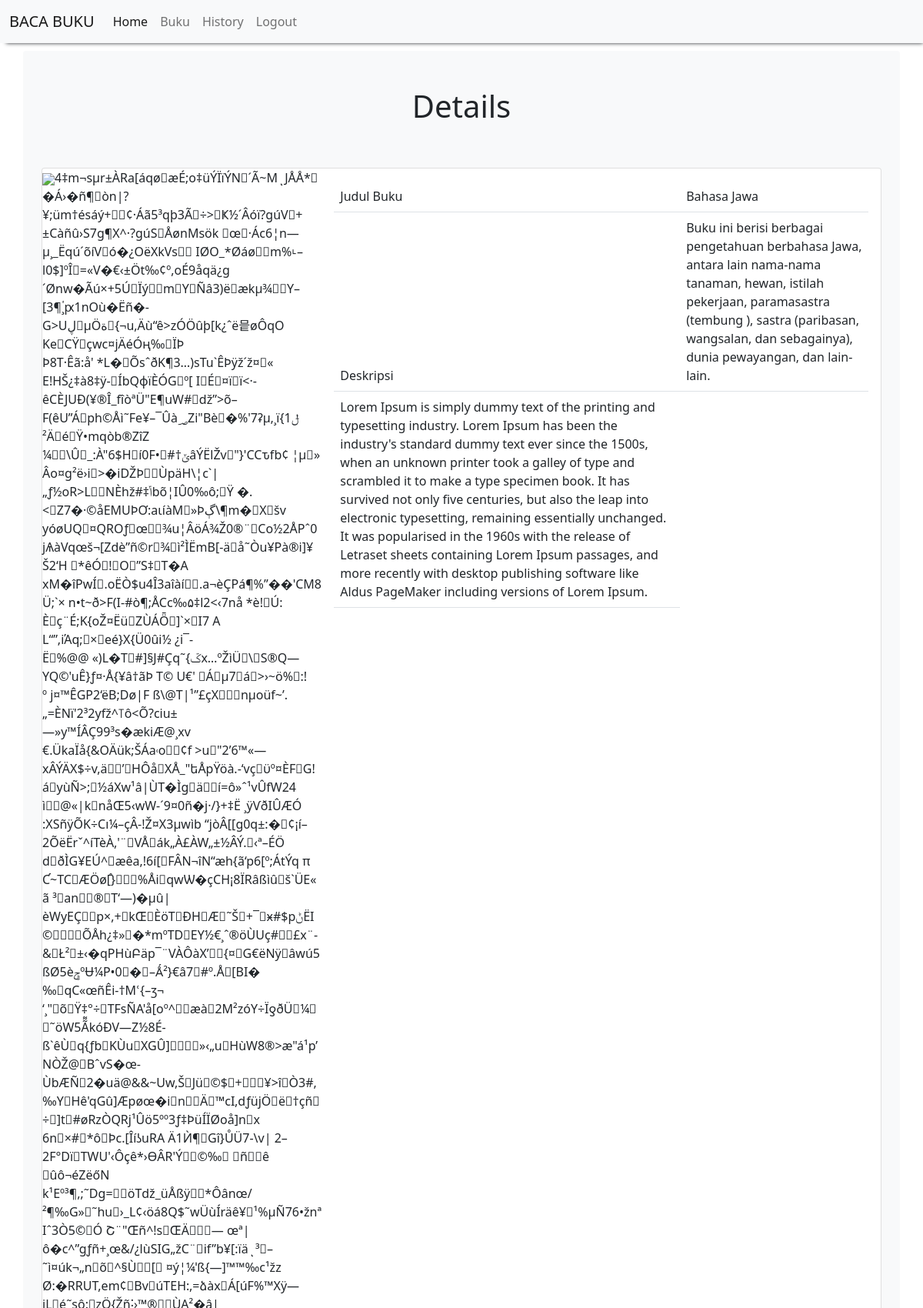
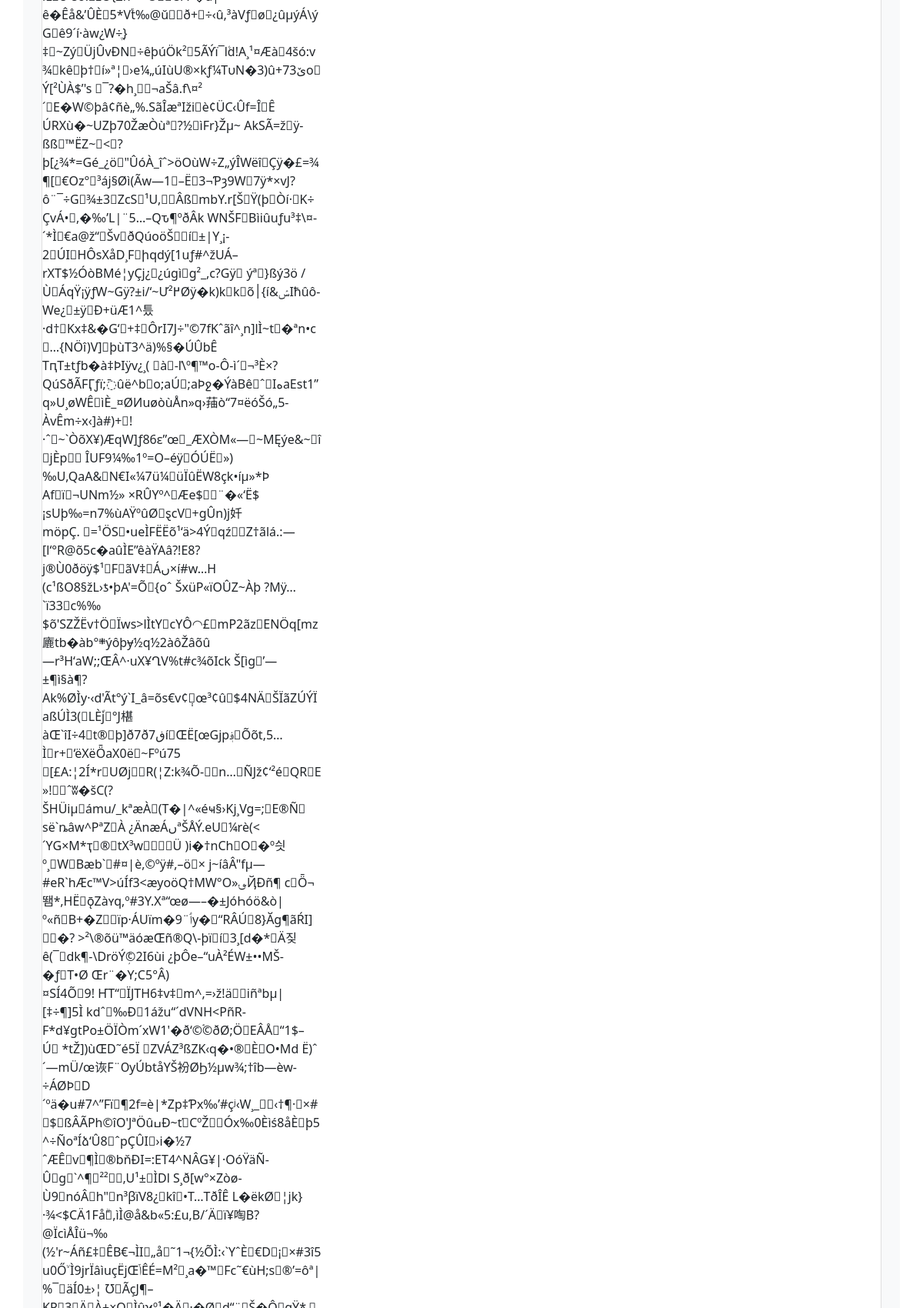
/baca.php?id_buku=4 (signed in, upper part), run on the app's committed database (2 pictures, top to bottom).
### tables this page shows
CREATE TABLE `buku` (
  `id_buku` int(11) NOT NULL,
  `judul_buku` varchar(225) NOT NULL,
  `deskripsi` text NOT NULL,
  `tipe_gambar` varchar(11) NOT NULL,
  `gambar` longblob NOT NULL
);

### baca.php (the view, shortened to what this page needs)
<!DOCTYPE html>
<html lang="en">
<head>
    <link href="https://cdn.jsdelivr.net/npm/bootstrap@5.1.0/dist/css/bootstrap.min.css" rel="stylesheet">
</head>
<body>
    <?php
        include "header.php";
        include "koneksi.php";
        $qry_detail_buku=mysqli_query($conn, "select * from  buku where id_buku = '".$_GET['id_buku']."'");
        $dt_buku=mysqli_fetch_array($qry_detail_buku);
    ?>
    <main class="container">
    <section class="py-5 text-center container">
        <div class="col-lg-6 col-md-8 mx-auto">
            <h1 class="fw-primary">Details </h1>
        </div>
    </section>
    <div class="card mb-3" style="max-width: 100%;">
        <div class="row g-0">
            <div class="col-md-4">
            <img src="image_view.php?id_buku=<?=$dt_buku['gambar']?>" height="auto" width="300px"><br><br><br><hr><br>
            </div>
            <div class="col-md-8">
            <div class="card-body">
            <form action="masukkan_keranjang.php?id_buku=<?=$dt_buku['id_buku']?>" method="POST">
                <table class="table table-hover table-stripped">
                    <thead>
                        <tr>
                            <td>Judul Buku</td>
                            <td><?=$dt_buku['judul_buku']?></td>
                        </tr>
                        <tr>
                            <td>Deskripsi</td>
                            <td><?=$dt_buku['deskripsi']?></td>
                        </tr>
                        <tr>
                            <td>Lorem Ipsum is simply dummy text of the printing and typesetting industry. Lorem Ipsum has been the industry's standard dummy text ever since the 1500s, when an unknown printer took a galley of type and scrambled it to make a type specimen book. It has survived not only five centuries, but also the leap into electronic typesetting, remaining essentially unchanged. It was popularised in the 1960s with the release of Letraset sheets containing Lorem Ipsum passages,
                                and more recently with desktop publishing software like Aldus PageMaker including versions of Lorem Ipsum.</td>
                        </tr>
                    </thead>
                </table>
            </form>
            </div>
            </div>
        </div>
    </div>

### data on the page
buku: gambar "4‡m¬sµr±ÀRa[áqø\u000eæÉ;o‡üÝÏïÝN ´Ã~MͺJÅÅ* �Á­›�ñ¶\u0017òn|?¥;üm†ésáý+ \u0014¢·Áã5³qþ3Ã÷> Ҝ½´Âóï?gúV\u0012+±Càñû›S7g¶X^·?gúSÅønMsök \u0016œ\u0016·Ác6¦n—µ¸_Ëqú´õíV\u001bó�¿OëXkVs\u0010\u0004 IØO_*Øáø \u0019m%˪–l0$]ºÎׯ=«V�€‹±Öt‰¢º,oÉ9åqä¿g´Ønw�Ãú×+5Ú Ïý\u0013\u0010m\u0006Υ\u0015Ñâ3)ë ækµ¾\u000e Y–[3¶۟¸ԗ1nOù�Ëñ�-G>U\bڸµÖة\u000f{¬u,Äù“ê>zÓÖûþ[k¿ˆë믙øÔqO Ke\u0012CŸ\u0010çwc¤jÄéÓң\u0002‰ ÏÞ Þ8T·Êã:å' *L�\u000eÕsˆðK¶\u00023…)sTu`ÊÞÿž´ž¤\u001b« E!HŠ¿‡à8‡ÿ-\u0005ÍbQфïÈÓG º[ IÉ ¤ï\u0011ï<·­êCÈJUÐ(¥®Î_fîòªÜ\"E¶uW#dž”>õ–F(êU”Á\u0007ph©Åì˜Fe¥–¯Ûà؃Zi\"Bè\u0018�%'7ʡµ‚¸ïݪ1}²Ä\u0019é\u0007Ÿ•mqòb®ZîZ ¼\u001b\u0010\\Û\u0016_:À\"6$H\u0004í0F• #†ݶâÝËlŽv \"}'CCԏfb¢ ¦µ\u0011»Âo¤g²ë›i\u0011>�iǄÞ\u000e\u0010ÙpäH\\¦c`|„ƒ½oR>L NÈhž#‡ݴbõ¦IÛ0‰ô;\u001aŸ �.<\bZ7�·©åEMUÞƠ:aɩíàM\u0019»Þڳ\\¶m�\u0010X\u0011šv yóøUQ¤QROƒ\u0010œ\u0018 ¾u¦ÂöÁ¾Ž0®¨\u0006Co½2ÅPˆ0 jѦàVqœš¬[Zdè”ñ©r ¾\u0005ì²ÌËmB[-ä\u0004å˜Òu¥Pà®i]¥ Š2‘H *êÓ\u0019!\u0001O\u0014”S‡T�A…", judul_buku "Bahasa Jawa", deskripsi "Buku ini berisi berbagai pengetahuan berbahasa Jawa, antara lain nama-nama tanaman, hewan, istilah pekerjaan, paramasastra (tembung ), sastra (paribasan, wangsalan, dan sebagainya), dunia pewayangan, dan lain-lain."
